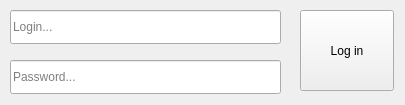
<?xml version="1.0" encoding="UTF-8"?>
<ui version="4.0">
 <class>MainWindow</class>
 <widget class="QMainWindow" name="MainWindow">
  <property name="geometry">
   <rect>
    <x>0</x>
    <y>0</y>
    <width>405</width>
    <height>105</height>
   </rect>
  </property>
  <property name="minimumSize">
   <size>
    <width>405</width>
    <height>105</height>
   </size>
  </property>
  <property name="maximumSize">
   <size>
    <width>405</width>
    <height>105</height>
   </size>
  </property>
  <property name="windowTitle">
   <string>MainWindow</string>
  </property>
  <widget class="QWidget" name="centralwidget">
   <widget class="QLineEdit" name="login_lineEdit">
    <property name="geometry">
     <rect>
      <x>10</x>
      <y>10</y>
      <width>271</width>
      <height>34</height>
     </rect>
    </property>
    <property name="text">
     <string/>
    </property>
    <property name="placeholderText">
     <string>Login...</string>
    </property>
   </widget>
   <widget class="QLineEdit" name="password_lineEdit">
    <property name="geometry">
     <rect>
      <x>10</x>
      <y>60</y>
      <width>271</width>
      <height>34</height>
     </rect>
    </property>
    <property name="text">
     <string/>
    </property>
    <property name="placeholderText">
     <string>Password...</string>
    </property>
   </widget>
   <widget class="QPushButton" name="login_button">
    <property name="geometry">
     <rect>
      <x>300</x>
      <y>10</y>
      <width>94</width>
      <height>81</height>
     </rect>
    </property>
    <property name="text">
     <string>Log in</string>
    </property>
   </widget>
  </widget>
 </widget>
 <resources/>
 <connections/>
</ui>
